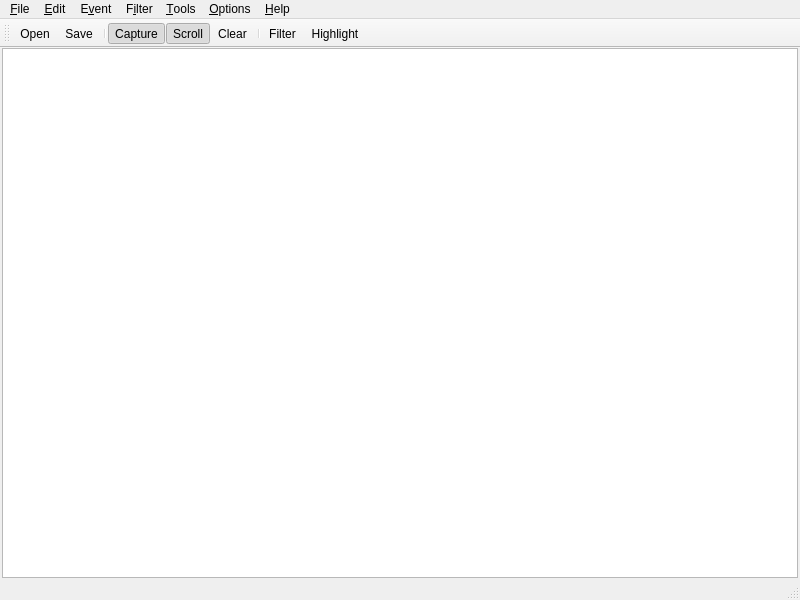
<?xml version="1.0" encoding="UTF-8"?>
<ui version="4.0">
 <class>MonitorWindow</class>
 <widget class="QMainWindow" name="MonitorWindow">
  <property name="geometry">
   <rect>
    <x>0</x>
    <y>0</y>
    <width>800</width>
    <height>600</height>
   </rect>
  </property>
  <property name="windowTitle">
   <string>MainWindow</string>
  </property>
  <widget class="QWidget" name="centralwidget">
   <layout class="QHBoxLayout" name="horizontalLayout">
    <property name="spacing">
     <number>0</number>
    </property>
    <property name="leftMargin">
     <number>2</number>
    </property>
    <property name="topMargin">
     <number>0</number>
    </property>
    <property name="rightMargin">
     <number>2</number>
    </property>
    <property name="bottomMargin">
     <number>0</number>
    </property>
    <item>
     <widget class="QTableView" name="tableView"/>
    </item>
   </layout>
  </widget>
  <widget class="QMenuBar" name="menubar">
   <property name="geometry">
    <rect>
     <x>0</x>
     <y>0</y>
     <width>800</width>
     <height>22</height>
    </rect>
   </property>
   <widget class="QMenu" name="menuFile">
    <property name="title">
     <string>&amp;File</string>
    </property>
    <addaction name="actionOpen"/>
    <addaction name="actionSave"/>
    <addaction name="separator"/>
    <addaction name="actionBackingfiles"/>
    <addaction name="separator"/>
    <addaction name="actionCaptureEvents"/>
    <addaction name="separator"/>
    <addaction name="actionImportconfiguration"/>
    <addaction name="actionExportconfiguration"/>
    <addaction name="separator"/>
    <addaction name="actionExit"/>
   </widget>
   <widget class="QMenu" name="menuEdit">
    <property name="title">
     <string>&amp;Edit</string>
    </property>
    <addaction name="actionCopy"/>
    <addaction name="actionFind"/>
    <addaction name="actionFindHighlight"/>
    <addaction name="actionFindBookmark"/>
    <addaction name="separator"/>
    <addaction name="actionAutoScroll"/>
    <addaction name="separator"/>
    <addaction name="actionClearDisplay"/>
   </widget>
   <widget class="QMenu" name="menuFilter">
    <property name="title">
     <string>F&amp;ilter</string>
    </property>
    <addaction name="actionEnableAdvancedOutput"/>
    <addaction name="separator"/>
    <addaction name="actionFilter"/>
    <addaction name="actionResetFilter"/>
    <addaction name="actionLoadFilter"/>
    <addaction name="actionSaveFilter"/>
    <addaction name="actionOrganizefilters"/>
    <addaction name="separator"/>
    <addaction name="actionDropFilteredEvents"/>
    <addaction name="separator"/>
    <addaction name="actionHighlight2"/>
   </widget>
   <widget class="QMenu" name="menuTools">
    <property name="title">
     <string>&amp;Tools</string>
    </property>
    <addaction name="actionSystemDetails"/>
    <addaction name="separator"/>
    <addaction name="actionProcessTree"/>
    <addaction name="separator"/>
    <addaction name="actionProcessActivitySummary"/>
    <addaction name="actionFileSummary"/>
    <addaction name="actionRegistrySummary"/>
    <addaction name="actionStackSummary"/>
    <addaction name="actionNetworkSummary"/>
    <addaction name="actionCrossReferenceSummary"/>
    <addaction name="separator"/>
    <addaction name="actionCountOccurences"/>
   </widget>
   <widget class="QMenu" name="menuOptions">
    <property name="title">
     <string>&amp;Options</string>
    </property>
    <addaction name="actionAlwaysonTop"/>
    <addaction name="separator"/>
    <addaction name="actionFont"/>
    <addaction name="actionHighlightColors"/>
    <addaction name="actionTheme"/>
    <addaction name="separator"/>
    <addaction name="actionConfigureSymbols"/>
    <addaction name="actionSelectColumns"/>
    <addaction name="separator"/>
    <addaction name="actionHistoryDepth"/>
    <addaction name="actionProfilingEvents"/>
    <addaction name="separator"/>
    <addaction name="actionEnableBootLogging"/>
    <addaction name="separator"/>
    <addaction name="actionShowResolvedNetworkAddresses"/>
    <addaction name="actionHexFileOffsetandLengths"/>
    <addaction name="actionHexProcessandThreadIDs"/>
   </widget>
   <widget class="QMenu" name="menuHelp">
    <property name="title">
     <string>&amp;Help</string>
    </property>
    <addaction name="actionHelp"/>
    <addaction name="actionAbout"/>
   </widget>
   <widget class="QMenu" name="menuView">
    <property name="title">
     <string>E&amp;vent</string>
    </property>
    <widget class="QMenu" name="menuExclude">
     <property name="title">
      <string>Exclude</string>
     </property>
     <addaction name="actionUnimplemented1"/>
    </widget>
    <widget class="QMenu" name="menuHighlight">
     <property name="title">
      <string>Highlight</string>
     </property>
     <addaction name="actionUnimplemented3"/>
    </widget>
    <widget class="QMenu" name="menuInclude">
     <property name="title">
      <string>Include</string>
     </property>
     <addaction name="actionUnimplemented2"/>
    </widget>
    <addaction name="actionProperties"/>
    <addaction name="actionStack"/>
    <addaction name="actionToggleBookmark"/>
    <addaction name="actionJumpTo"/>
    <addaction name="separator"/>
    <addaction name="menuInclude"/>
    <addaction name="menuExclude"/>
    <addaction name="separator"/>
    <addaction name="menuHighlight"/>
   </widget>
   <addaction name="menuFile"/>
   <addaction name="menuEdit"/>
   <addaction name="menuView"/>
   <addaction name="menuFilter"/>
   <addaction name="menuTools"/>
   <addaction name="menuOptions"/>
   <addaction name="menuHelp"/>
  </widget>
  <widget class="QStatusBar" name="statusbar"/>
  <widget class="QToolBar" name="toolBar">
   <property name="windowTitle">
    <string>toolBar</string>
   </property>
   <attribute name="toolBarArea">
    <enum>TopToolBarArea</enum>
   </attribute>
   <attribute name="toolBarBreak">
    <bool>false</bool>
   </attribute>
   <addaction name="actionOpen"/>
   <addaction name="actionSave"/>
   <addaction name="separator"/>
   <addaction name="actionCaptureEvents"/>
   <addaction name="actionAutoScroll"/>
   <addaction name="actionClearDisplay"/>
   <addaction name="separator"/>
   <addaction name="actionFilter"/>
   <addaction name="actionHighlight"/>
  </widget>
  <action name="actionOpen">
   <property name="text">
    <string>Open</string>
   </property>
   <property name="shortcut">
    <string>Ctrl+O</string>
   </property>
  </action>
  <action name="actionSave">
   <property name="text">
    <string>Save</string>
   </property>
   <property name="shortcut">
    <string>Ctrl+S</string>
   </property>
  </action>
  <action name="actionBackingfiles">
   <property name="text">
    <string>Backing files</string>
   </property>
  </action>
  <action name="actionCaptureEvents">
   <property name="checkable">
    <bool>true</bool>
   </property>
   <property name="checked">
    <bool>true</bool>
   </property>
   <property name="text">
    <string>Capture events</string>
   </property>
   <property name="iconText">
    <string>Capture</string>
   </property>
   <property name="shortcut">
    <string>Ctrl+E</string>
   </property>
  </action>
  <action name="actionImportconfiguration">
   <property name="text">
    <string>Import configuration</string>
   </property>
  </action>
  <action name="actionExportconfiguration">
   <property name="text">
    <string>Export configuration</string>
   </property>
  </action>
  <action name="actionExit">
   <property name="icon">
    <iconset theme="application-exit">
     <normaloff>.</normaloff>.</iconset>
   </property>
   <property name="text">
    <string>Exit</string>
   </property>
  </action>
  <action name="actionCopy">
   <property name="icon">
    <iconset theme="action-copy">
     <normaloff>.</normaloff>.</iconset>
   </property>
   <property name="text">
    <string>&amp;Copy</string>
   </property>
   <property name="shortcut">
    <string>Ctrl+C</string>
   </property>
  </action>
  <action name="actionFind">
   <property name="text">
    <string>&amp;Find...</string>
   </property>
   <property name="shortcut">
    <string>Ctrl+F</string>
   </property>
  </action>
  <action name="actionFindHighlight">
   <property name="text">
    <string>FInd &amp;Highlight</string>
   </property>
  </action>
  <action name="actionFindBookmark">
   <property name="text">
    <string>Find &amp;Bookmark</string>
   </property>
  </action>
  <action name="actionAutoScroll">
   <property name="checkable">
    <bool>true</bool>
   </property>
   <property name="checked">
    <bool>true</bool>
   </property>
   <property name="text">
    <string>&amp;Auto Scroll</string>
   </property>
   <property name="iconText">
    <string>Scroll</string>
   </property>
   <property name="shortcut">
    <string>Ctrl+A</string>
   </property>
  </action>
  <action name="actionClearDisplay">
   <property name="text">
    <string>C&amp;lear Display</string>
   </property>
   <property name="iconText">
    <string>Clear</string>
   </property>
  </action>
  <action name="actionProperties">
   <property name="text">
    <string>Properties...</string>
   </property>
  </action>
  <action name="actionStack">
   <property name="text">
    <string>Stac&amp;k...</string>
   </property>
  </action>
  <action name="actionToggleBookmark">
   <property name="text">
    <string>Toggle &amp;Bookmark</string>
   </property>
  </action>
  <action name="actionJumpTo">
   <property name="text">
    <string>Jump To...</string>
   </property>
  </action>
  <action name="actionHighlight">
   <property name="text">
    <string>Highlight</string>
   </property>
  </action>
  <action name="actionEnableAdvancedOutput">
   <property name="text">
    <string>Enable &amp;Advanced Output</string>
   </property>
  </action>
  <action name="actionFilter">
   <property name="text">
    <string>Filter</string>
   </property>
  </action>
  <action name="actionResetFilter">
   <property name="text">
    <string>Reset Filter</string>
   </property>
  </action>
  <action name="actionLoadFilter">
   <property name="text">
    <string>Load Filter</string>
   </property>
  </action>
  <action name="actionSaveFilter">
   <property name="text">
    <string>Save Filter...</string>
   </property>
  </action>
  <action name="actionOrganizefilters">
   <property name="text">
    <string>Organize filters</string>
   </property>
  </action>
  <action name="actionDropFilteredEvents">
   <property name="text">
    <string>Drop Filtered Events</string>
   </property>
  </action>
  <action name="actionHighlight2">
   <property name="text">
    <string>Highlight...</string>
   </property>
  </action>
  <action name="actionHelp">
   <property name="text">
    <string>Help...</string>
   </property>
  </action>
  <action name="actionAbout">
   <property name="text">
    <string>About...</string>
   </property>
  </action>
  <action name="actionAlwaysonTop">
   <property name="text">
    <string>Always on &amp;Top</string>
   </property>
  </action>
  <action name="actionFont">
   <property name="text">
    <string>Fo&amp;nt...</string>
   </property>
  </action>
  <action name="actionHighlightColors">
   <property name="text">
    <string>Highlight &amp;Colors</string>
   </property>
  </action>
  <action name="actionTheme">
   <property name="text">
    <string>&amp;Theme</string>
   </property>
  </action>
  <action name="actionConfigureSymbols">
   <property name="text">
    <string>Configure Symbols</string>
   </property>
  </action>
  <action name="actionSelectColumns">
   <property name="text">
    <string>Select Columns...</string>
   </property>
  </action>
  <action name="actionHistoryDepth">
   <property name="text">
    <string>&amp;History Depth...</string>
   </property>
  </action>
  <action name="actionProfilingEvents">
   <property name="text">
    <string>&amp;Profiling Events...</string>
   </property>
  </action>
  <action name="actionEnableBootLogging">
   <property name="text">
    <string>Enable &amp;Boot Logging</string>
   </property>
  </action>
  <action name="actionShowResolvedNetworkAddresses">
   <property name="text">
    <string>Show &amp;Resolved Network Addresses</string>
   </property>
  </action>
  <action name="actionHexFileOffsetandLengths">
   <property name="text">
    <string>Hex File Offset and Lengths</string>
   </property>
  </action>
  <action name="actionHexProcessandThreadIDs">
   <property name="text">
    <string>Hex Process and Thread IDs</string>
   </property>
  </action>
  <action name="actionSystemDetails">
   <property name="text">
    <string>System Details...</string>
   </property>
  </action>
  <action name="actionProcessTree">
   <property name="text">
    <string>Process Tree..</string>
   </property>
   <property name="shortcut">
    <string>Ctrl+T</string>
   </property>
  </action>
  <action name="actionProcessActivitySummary">
   <property name="text">
    <string>Process Activity Summary...</string>
   </property>
  </action>
  <action name="actionFileSummary">
   <property name="text">
    <string>File Summary...</string>
   </property>
  </action>
  <action name="actionRegistrySummary">
   <property name="text">
    <string>Registry Summary...</string>
   </property>
  </action>
  <action name="actionStackSummary">
   <property name="text">
    <string>Stack Summary...</string>
   </property>
  </action>
  <action name="actionNetworkSummary">
   <property name="text">
    <string>Network Summary...</string>
   </property>
  </action>
  <action name="actionCrossReferenceSummary">
   <property name="text">
    <string>Cross Reference Summary...</string>
   </property>
  </action>
  <action name="actionCountOccurences">
   <property name="text">
    <string>Count Occurences...</string>
   </property>
  </action>
  <action name="actionUnimplemented1">
   <property name="text">
    <string>...</string>
   </property>
  </action>
  <action name="actionUnimplemented3">
   <property name="text">
    <string>...</string>
   </property>
  </action>
  <action name="actionUnimplemented2">
   <property name="text">
    <string>...</string>
   </property>
  </action>
 </widget>
 <resources/>
 <connections/>
</ui>
